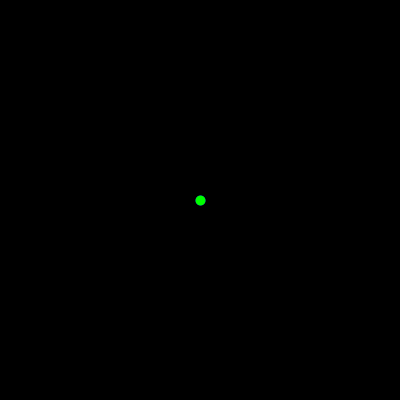
Frame 1 (no input)
Frame 60 (the mouse pressed at the canvas centre just before this capture): identical to frame 1, image omitted
Frame 120 (the mouse held since frame 60 and released just before this capture): identical to frame 1, image omitted

The Processing sketch that drew this single still picture (run headless with seeded random() and noise(); from frame 60 on, the mouse is pressed at the canvas centre):

// Processing sketch: processing_121081
// ── processing_121081.pde

final float Link1 = 100;
final float Link2 = 100;

float t1X;
float t1Y;

float t2X;
float t2Y;

void setup()
{
  size( 400,400 );
}

void draw()
{

  translate( width/2, height/2 );

  background(0);

  float x = mouseX - width/2;
  float y = mouseY - height/2;

  try
  {
    float a = acos( ( ( ( pow(x,2) + pow(y,2) ) * -1 ) + pow( Link2, 2 ) + pow( Link1, 2 ) ) / ( 2.0 * Link1 * Link2) );
    float b = acos( ( pow( Link2, 2 ) * -1 + pow(Link1,2) + ( pow(x,2) + pow(y,2) ) ) / ( 2 * Link1 * sqrt( ( pow(x,2) + pow(y,2) ) ) ) );

    float t1 = atan( y / x ) - b;
    float t2 = ( PI - a );

    float test = atan( y / x );

    if( x < 0 )
    {
      t1 += radians(180);
    }

    println( "X:" + x + " Y:" + y );
    println( "t1" + degrees(t1) );
    println( "t1 x:" + (Link1 * cos(t1) ) + " y:" + (Link1 * sin(t1) ) );
    println( "t2" + degrees(t2) );
    println( "t2 x:" + (Link2 * cos(t2) ) + " y:" + (Link2 * sin(t2) ) );
  
    float tmp_t1X = (Link1 * cos(t1) );
    float tmp_t1Y = (Link1 * sin(t1) );

    float tmp_t2X = (Link2 * cos(t1+t2) );
    float tmp_t2Y = (Link2 * sin(t1+t2) );
    
    if( !Float.isNaN(tmp_t1X) && !Float.isNaN(tmp_t1Y) && !Float.isNaN(tmp_t2X) && !Float.isNaN(tmp_t2Y) )
    {
      t1X = (Link1 * cos(t1) );
      t1Y = (Link1 * sin(t1) );
      
      t2X = (Link2 * cos(t1+t2) );
      t2Y = (Link2 * sin(t1+t2) );
    }

    strokeWeight( 10 );
    stroke( 0, 0, 255 );
    line( 0,0,t1X,t1Y);

    stroke( 0, 255, 0 );
    line( t1X,t1Y,t1X+t2X,t1Y+t2Y);


    //println( "test" + degrees(test) );
  }
  catch( Exception e )
  {
  }
}
